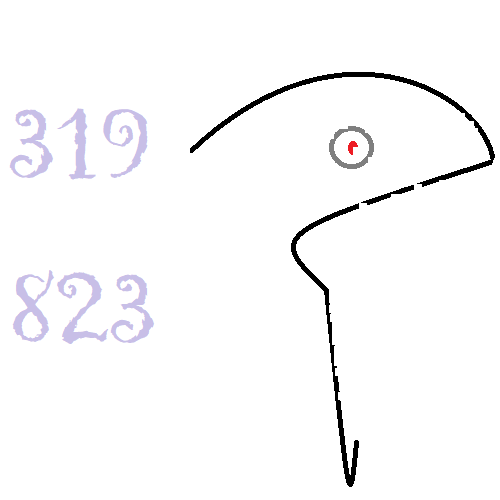
#> input picture clear_version/input/content.png, 500 x 500 px; the run also reads 1 picture not shown here
$ python encrypt.py
#> lines starting #> are read from the running program, lines starting #| are printed output that depends on the picture; pictures that were not available may be replaced by others from this repository, and a replacement may not be noted
### clear_version/mylibs/RSA.py
# RSA algorithm
# Author: Jianan Ni
# Date: 11/2612019
# You can find a simple , clear but slow RSA code in "test2.py"

from random import randint
from datetime import datetime
from math import sqrt
from .test3 import quick_mod
from os import path
from os import makedirs
from shutil import rmtree as delete

# Imported functions:
# 1.
# random.randint(a, b)
# Return a random integer N such that a <= N <= b.
# 2.
# math.sqrt(x)¶
# Return the square root of x.
# 3.
# class datetime.datetime
# A combination of a date and a time. Attributes: year, month, day, hour, minute, second, microsecond, and tzinfo.
# Link: https://docs.python.org/2/library/datetime.html

def main():
    # Initialize constants for the following functions
    global CONSTANTS
    CONSTANTS = Const()

    primes =  read_from_file()
    primes = [int(i) for i in primes.split(", ")]
    p, q = pick_two(primes)
    print("p: ", p)
    print("q: ", q)
    n = p*q
    etf = Euler_totient(p, q) # Euler's totient function

    # Choose an integer e :
    # 1) 1 < e < etf
    # 2) e and etf are coprime, which means gcd(e, etf) = 1
    e = choose_e(etf)
    if not e:
        return None

    # Determine d as d ≡ e^(−1) (mod etf); that is, d is the modular multiplicative inverse of e modulo etf.
    # See details of modular multiplicative inverse in "modular multiplicative inverse.png"
    # This means: solve for d the equation d⋅e ≡ 1 (mod etf).
    # Be more clear: There exists an integer k such that e * d = k * etf + 1
    # d can be computed efficiently by using the Extended Euclidean algorithm.
    # Since e * d = k * etf + 1 =>  e * d - k * etf = 1,
    # there exists two integers x, y such that etf*x + e*y = 1.
    # Solve the equation etf*x + e*y= 1 to get d that is y.
    print("etf  : ", etf)
    print("e    : ", e)

    array = extend_gcd(etf, e)
    length = len(array)
    xy = determine_d(etf, e, array, length-1)
    d = xy[1]

    # This is a slower but easy-understanding function,
    # which do what determine_d() and extend_gcd() do
    # d = find_d(etf, e);

    print("Original d: %d" %d)
    # Verify if d is positive
    while (d < 0):
        d += etf
    print("Positive d: %d" %d)

    # create keys
    public  = [n, e]
    private = [n, d]

    public_path = "public.txt"
    private_path = "private.txt"

    out = "./keys/"
    if path.exists(out):
        delete(out)
    makedirs(out)

    if not path.exists(out+public_path):
        with open(out+public_path, 'w') as file:
            file.write(", ".join([str(i) for i in public]))

    if not path.exists(out+private_path):
        with open(out+private_path, 'w') as file:
            file.write(", ".join([str(i) for i in private]))
    return [n,e,d]


def encrypt(num, e, n):
    #return num^e%n
    return quick_mod(num, e, n)

def decrypt(num, d, n):
    #return num^d%n
    return quick_mod(num, d, n)


# There is a simple and clear logic to combine determine_d() and extend_gcd()
# I am not sure the either time complexity since I have already forgotten the related knowledge.
# Actually, according to my test,
# set etf = 59140992 and e = 41154761,
# find_d() costs about 8.1 ~ 11.75 seconds (return 7~9 seconds if you use datetime module ),
# combine determine_d() and extend_gcd() cost about 3.13*10^(-5) ~ 3.49*10^(-4) second (return 0.0 second if you use datetime module ).
# Thus, the time cost of find_d() at least is about 2.32*10^4 times another two functions.
# You should get similar results by running "test1.py"
# [9 lines left out: function find_d, not called in this run]

# Suppose that a > b
# Parameter --- array structure: [a, 1, b, -q, r]
def determine_d(a, b, array, length, xy=[0, 0]):
    if a <= b:
        print("Error: determine_d(): a <= b.")

    current = array[length]
    # this recursive function should stop at length = -1
    length -= 1

    # Initialize xy
    if xy == [0, 0]:
        xy = [1, current[3]]
        return determine_d(a, b, array, length, xy)

    x = xy[0]
    y = xy[1]
    xy[0] = y
    xy[1] = y*current[3]+x # Easy to understand if I have time to draw an image of current process

    if length < 0: # Stop at length = -1
        return xy

    return determine_d(a, b, array, length, xy)


# Extended Euclidean algorithms
# Suppose that a > b
# Stop this recursive function at remainder = 1
# since there must have 1  after multiple recursions of coprime inputs a and b (see etf, e above).
def extend_gcd(a, b, array = []):
    if a <= b:
        print("Error: extend_gcd(): a <= b.")
        return None

    # There exists duplicate coprime check in function choose_e()
    '''
    if not co_prime(a, b):
        print("Error: extend_gcd(): Inputs are not coprime.")
        return None
    '''

    q = a // b
    r = a % b
    # In fact, a*1 + b * (-q) = r
    array.append([a, 1, b, -q, r])
    if r == 1:
        return array
    return (extend_gcd(b, r, array))

def choose_e(etf):
    e = randint(2, etf - 1)
    count = 0
    while(co_prime(etf, e) == False):
        e = randint(2, etf - 1)
        count += 1
        if count == etf:
            print("Error: choose_e() exceeds the loop limit.")
            return None

    return e


# Greatest common divisor
# Method: Euclidean algorithm
# see simple explanation in "Euclidean algorithm.gif"
def gcd(a, b):
    if a == 0:
        return b
    elif b == 0:
        return a
    elif(a > b):
        return gcd(a%b, b)
    return gcd(a, b%a)

# Check if two integers are coprime
def co_prime(a, b):
    if gcd(a,b) == 1:
        return True
    return False

# Euler's totient function
def Euler_totient(p, q):
    return (p-1)*(q-1)

class Const:
  # @property is not in need.
  def PRIME_MAX(self):
    return 10000

  def FILENAME_PRIME(self):
    return "primes.txt"

def pick_two(array):
    p1 = randint(0, len(array))
    p2 = randint(0, len(array))
    while (p1 == p2):
        p2 = randint(0, len(array))
    return array[p1], array[p2]

# [6 lines left out: function generate_primes, not called in this run]

# Note the path difference below if you want to change some files' location
def write_to_file(array):
    with open("../input/"+CONSTANTS.FILENAME_PRIME(), "w") as file:
        file.write(", ".join([str(i) for i in array]))

def read_from_file():
    with open("./input/"+CONSTANTS.FILENAME_PRIME(), "r") as file:
        array = file.read()
    return array

# [2 lines that do not run on import are left out]


### clear_version/mylibs/test3.py
def to_binary(decimal):
    return f"{decimal:08b}"
    #return bin(decimal)[2:]

def to_decimal(binary):
    return int(binary, 2)

# PowerMod
# Video: https://www.youtube.com/watch?v=EHUgNLN8F1Y
# Online: https://www.mtholyoke.edu/courses/quenell/s2003/ma139/js/powermod.html
# My personal pseudocode has similar process but slower,
# so there is a classic power-mod function from Google search
def quick_mod(num, ed, n):
    r = 1
    while (ed > 0):
        if (ed & 1):
            r = (r * num) % n
        num = (num * num) % n
        ed >>= 1

    return r

### clear_version/encrypt.py
import cv2
import numpy as np
from os import path
from os import makedirs
from shutil import rmtree as delete
from random import randint
from mylibs.test3 import to_binary
from mylibs.RSA import main as my_rsa
from mylibs.RSA import encrypt

def main():
    # Load color images without considering alpha channel
    # Make sure all input images are square. (Actually, it should work for rectangle.)
    original_content = "./input/content.png"
    original_mask    = "./input/mask.png"
    img  = cv2.imread(original_content, 1)
#> img is the input picture: shape (500, 500, 3); mean B, G, R 249.9, 248.9, 249.2
    mask = cv2.imread(original_mask, 1)

    out = "./encrypt output/"
    if path.exists(out):
        delete(out)
    makedirs(out)

    format_mask(mask) # each pixel value of mask will be even after this step
    img = my_downsample(img) # downsample img

    save = out+"encrypt.png"
    if not path.exists(save):
        hide_pixels(img, mask)
        cv2.imwrite(save, mask)

    message = list(img.shape)
    if not path.exists(out+"original message.txt"):
        with open(out+"original message.txt", 'w') as file:
            file.write(", ".join([str(i) for i in message]))

    # Run RSA to generate public and private keys
    keys = my_rsa()
    public, private = [keys[0],keys[1]], [keys[0],keys[2]]

    encrypted_message = [encrypt(i, public[1], public[0]) for i in message]
    if not path.exists(out+"encrypted message.txt"):
        with open(out+"encrypted message.txt", 'w') as file:
            file.write(", ".join([str(i) for i in encrypted_message]))

# format mask
def format_mask(mask):
    for c in range(3):
        channel = mask[:, :, c]
        for q in range(len(channel)):
            for i in range(len(channel[q])):
                if channel[q][i] % 2 != 0:
                    channel[q][i] -= 1
#> this loop made 3 passes
#> pass 1, in format_mask, `channel = mask[:, :, c]`:
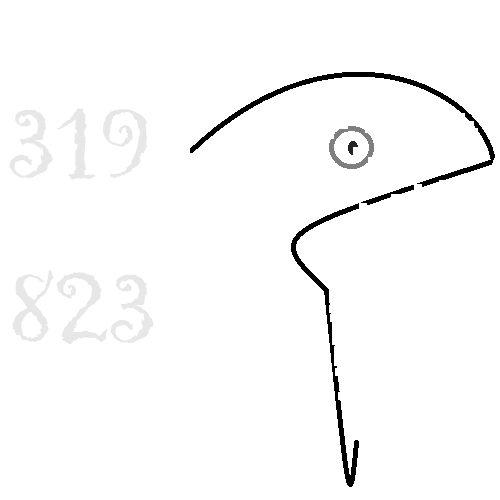
#> channel: shape (500, 500); min 0, max 255, mean 249.9
#> pass 2, in format_mask, `channel = mask[:, :, c]`:
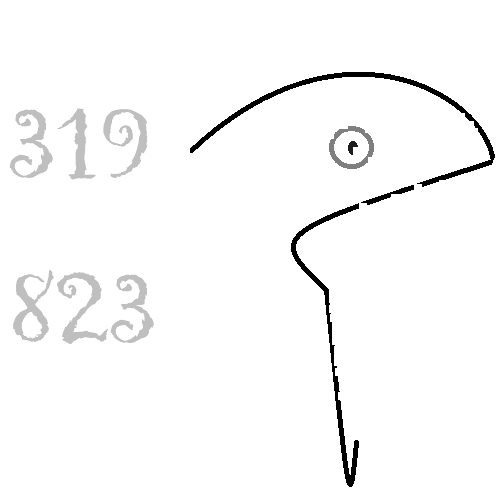
#> channel: shape (500, 500); min 0, max 255, mean 248.9
    return None

def simple_gaussian(img):
    kernel = np.array([[1,2,1], [2,4,2], [1,2,1]])/16
    return cv2.filter2D(img, -1, kernel)

def my_downsample(img):
    img = simple_gaussian(img)
    img_shape = img.shape
#> img_shape = (500, 500, 3)
    ds = np.zeros(shape=((img_shape[0]-1)//3+1,(img_shape[1]-1)//3+1,3))
    for i in range(3):
        ds[:,:,i]=img[:,:,i][::3,::3]
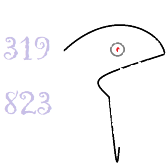
#> ds: shape (167, 167, 3) float64; mean of channels 0, 1, 2 249.9, 249, 249.2; drawn as B, G, R
    return ds

def hide_pixels(img, mask):
    i_size = img.shape
    m_size = mask.shape
    w = m_size[0]
    h = m_size[1]
    loop = 0
    for i in range(3):
        a = img[:,:,i]
        b = mask[:,:,i]
        count1 = 0
        count2 = 0
        for o in range(i_size[0]):
            for p in range(i_size[1]):
                to2 = to_binary(int(a[o][p]))
                for bit in to2:
                    b[count1][count2] += int(bit)
                    count2 += 1
                    loop += 1
                    if count2 == h:
                        count2 = 0
                        count1 += 1

    return None

if __name__ == "__main__":
    main()
#> (reads primes.txt from the repository)
